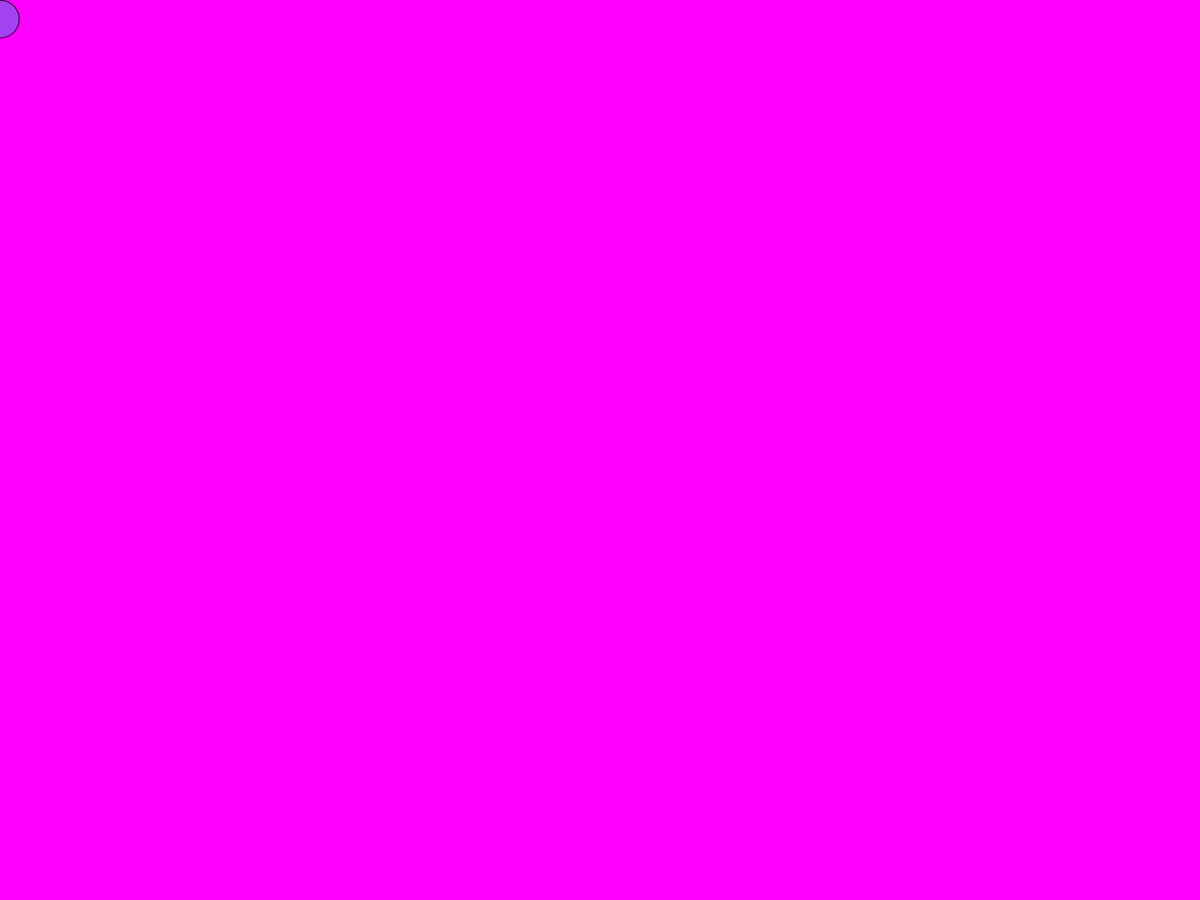
Frame 1 (no input)
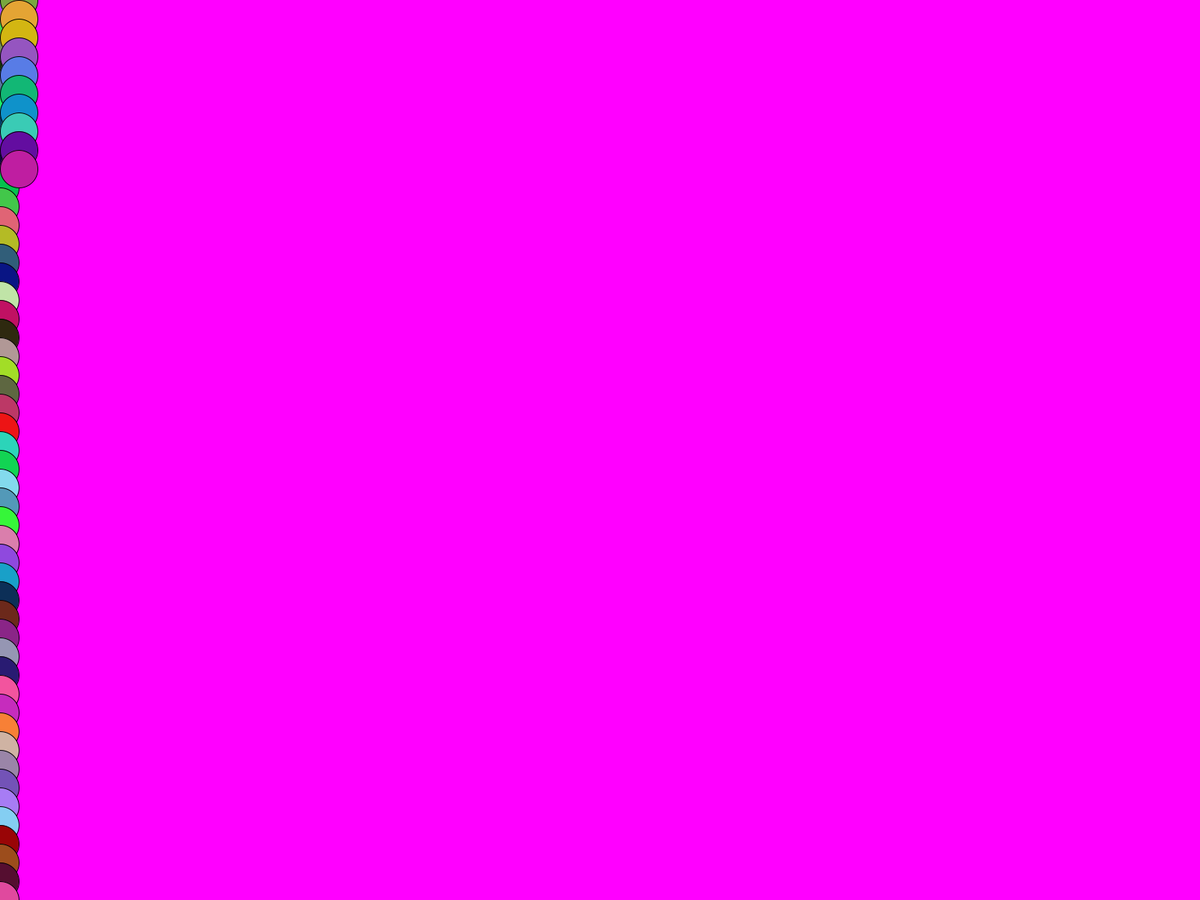
Frame 60 (the mouse pressed at the canvas centre just before this capture)
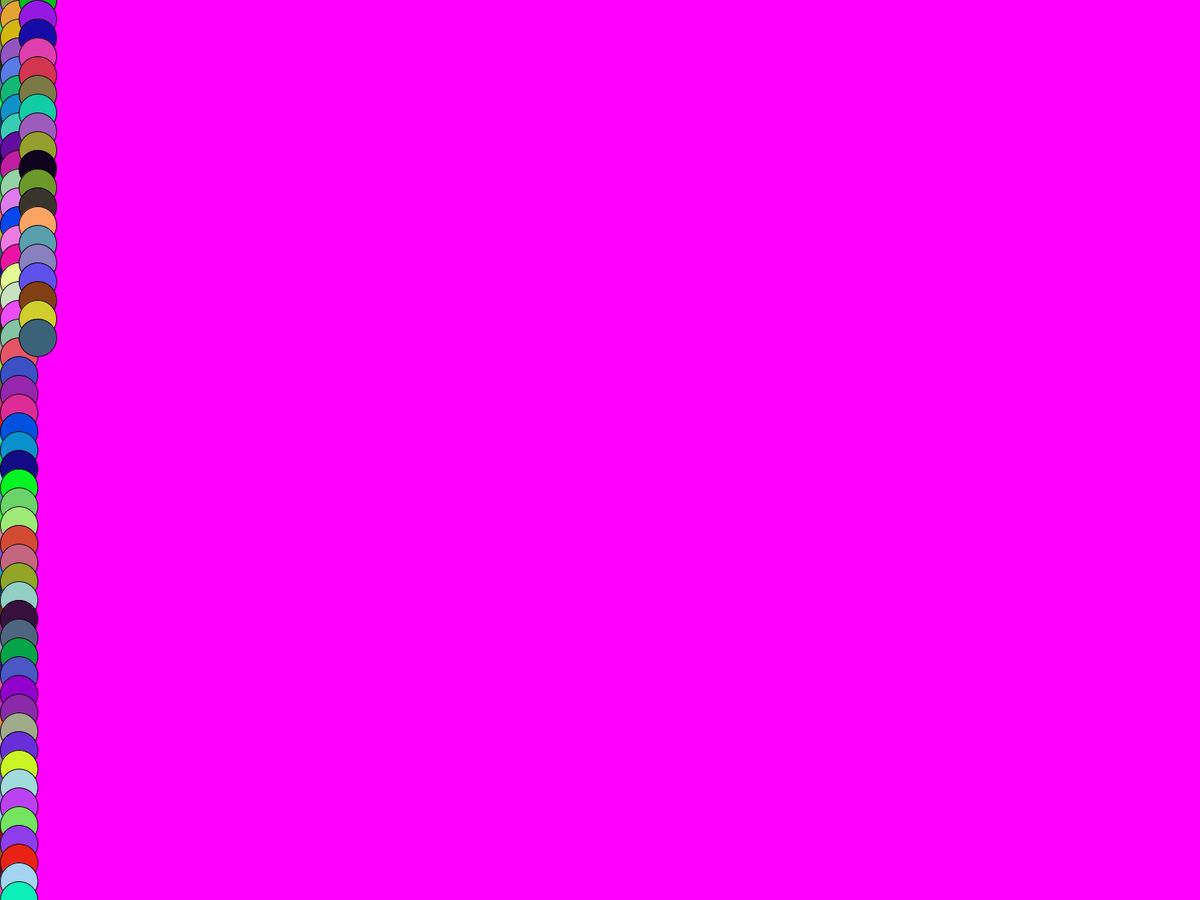
Frame 120 (the mouse held since frame 60 and released just before this capture)

The Processing sketch that drew these frames (run headless with seeded random() and noise(); from frame 60 on, the mouse is pressed at the canvas centre):

// Processing sketch: Pixels
// ── Pixels.pde
int a = 0;
int b = 0;

void setup()
{
  background(255, 0, 255);
  frameRate(300000000);
  fullScreen();
}
void draw()
{
  b += 25;
  if (b > height + 50)
  {
    a += 25;
    b = 0;
  }
  fill(random(255), random(255), random(255));
  ellipse(a, b, 50, 50);
}
